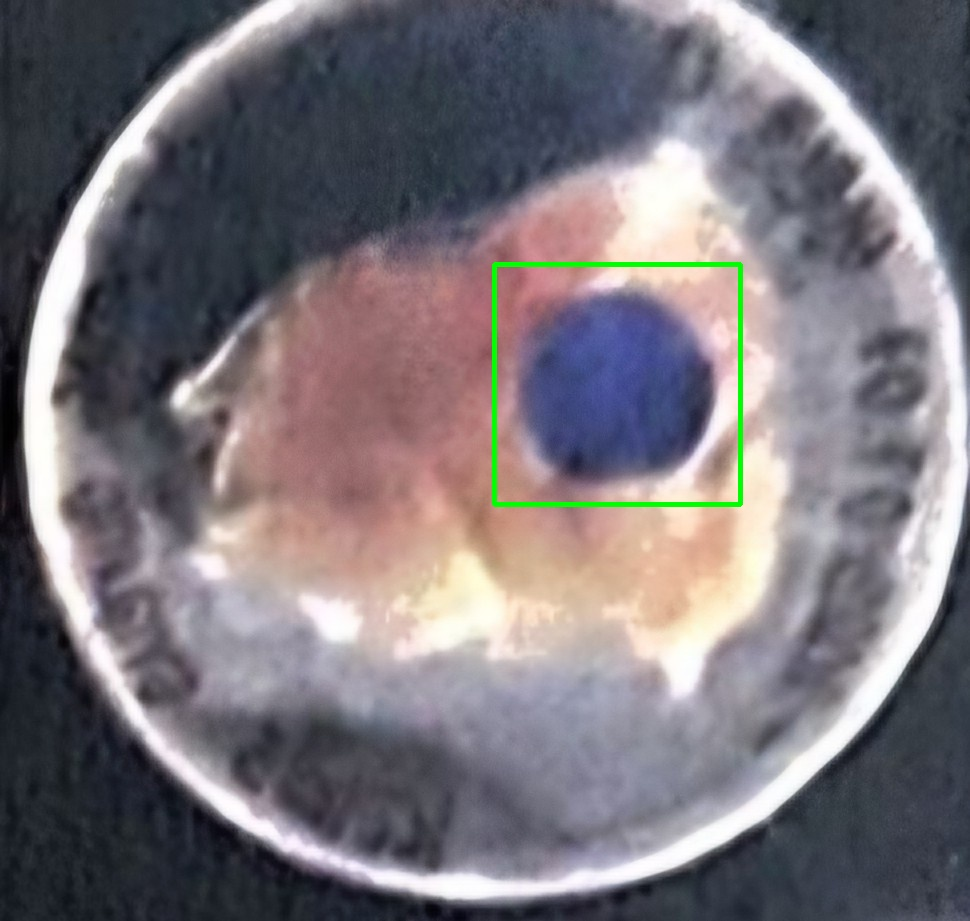
#> input picture backend/analyzed/detection.jpg, 970 x 921 px
$ python -i analyzer.py   (imports and definitions only)
#> lines starting #> are read from the running program, lines starting #| are printed output that depends on the picture; after the words box and inside, x2 and y2 are one past the last pixel; in counts of white or black regions, pixels touching at a corner belong together
import cv2
import numpy as np
import os
import shutil
from datetime import datetime


# =========================================================
# 센서 분석
# =========================================================

def analyze_sensor(image_path):

#> called with image_path = 'analyzed/detection.jpg'
    img = cv2.imread(image_path)
#> img is the input picture: shape (921, 970, 3); mean B, G, R 122.3, 116.2, 121.7

    if img is None:
        return {
            "error": "이미지를 읽을 수 없습니다."
        }

    original = img.copy()

    height, width = img.shape[:2]
#> height = 921; width = 970

    # =====================================================
    # 1. 사진 중앙 영역만 분석
    # =====================================================

    # 외곽의 배경이나 다른 물체가 센서로 검출되는 것을 방지
    margin_x = int(width * 0.20)
#> margin_x = 194
    margin_y = int(height * 0.20)
#> margin_y = 184

    center_area = img[
        margin_y:height - margin_y,
        margin_x:width - margin_x
    ]
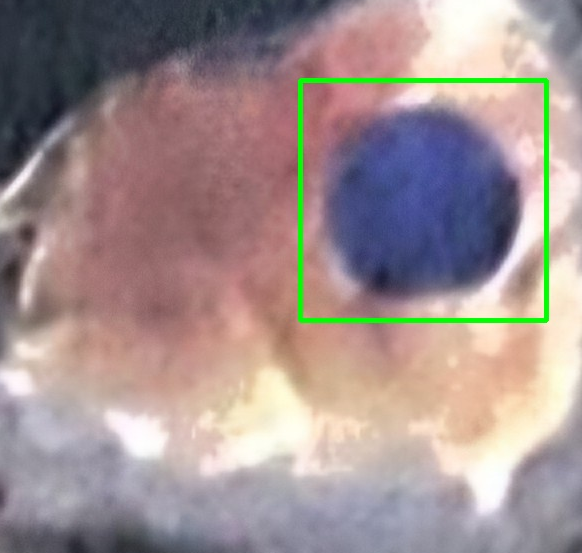
#> center_area: shape (553, 582, 3); mean B, G, R 143.9, 144.3, 161.1

    center_h, center_w = center_area.shape[:2]
#> center_h = 553; center_w = 582

    center_x = center_w // 2
#> center_x = 291
    center_y = center_h // 2
#> center_y = 276


    # =====================================================
    # 2. 중앙 영역에서 센서 후보 찾기
    # =====================================================

    hsv_center = cv2.cvtColor(
        center_area,
        cv2.COLOR_BGR2HSV
    )
#> hsv_center: shape (553, 582, 3); mean H, S, V 86.7, 58.6, 172.5

    gray_center = cv2.cvtColor(
        center_area,
        cv2.COLOR_BGR2GRAY
    )
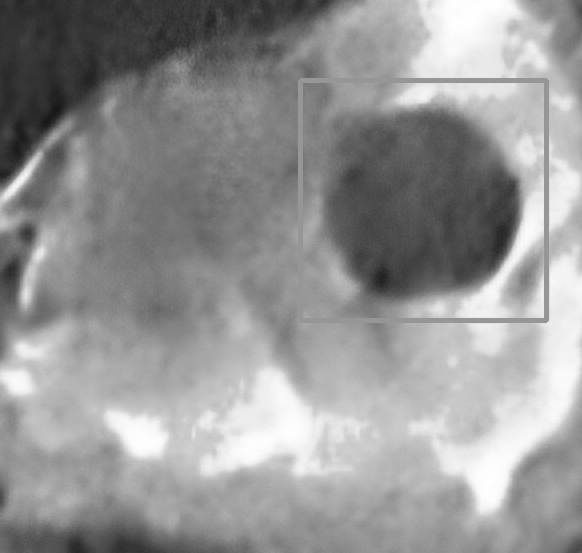
#> gray_center: shape (553, 582); min 22, max 255, mean 149.3

    gray_center = cv2.GaussianBlur(
        gray_center,
        (5, 5),
        0
    )


    # -----------------------------------------------------
    # 중앙에서 색 변화가 있는 영역을 찾기
    # -----------------------------------------------------

    # 파란색 검출
    blue_mask = cv2.inRange(
        hsv_center,
        np.array([90, 25, 30]),
        np.array([140, 255, 255])
    )
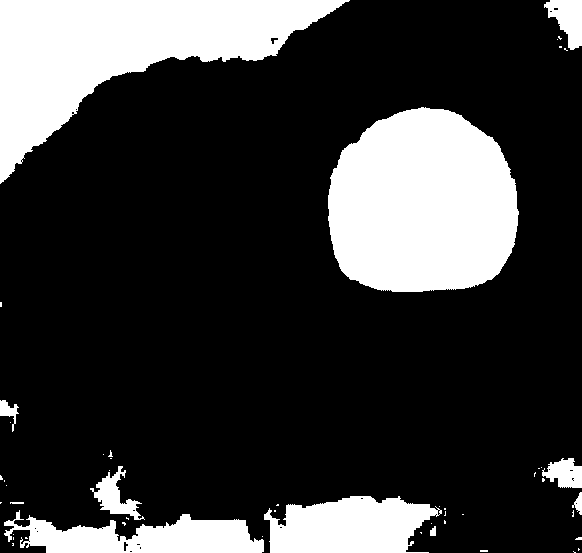
#> blue_mask: shape (553, 582); 22.7% white; 50 white regions (39 under 20 px), largest, box (x1, y1, x2, y2) and area: (328, 107, 519, 292) 28741, (0, 0, 350, 184) 26360, (264, 496, 442, 553) 7556


    # 노이즈 제거
    kernel = np.ones(
        (5, 5),
        np.uint8
    )

    blue_mask = cv2.morphologyEx(
        blue_mask,
        cv2.MORPH_OPEN,
        kernel
    )
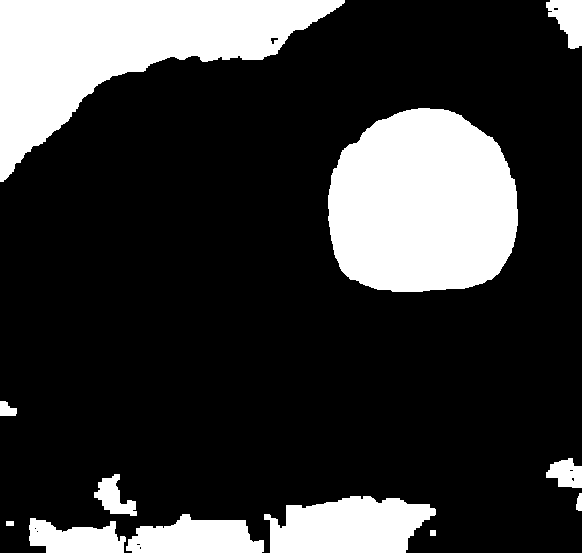
#> blue_mask: shape (553, 582); 22.3% white; 12 white regions, largest, box (x1, y1, x2, y2) and area: (328, 108, 518, 292) 28710, (0, 0, 345, 182) 26298, (264, 496, 436, 553) 7430

    blue_mask = cv2.morphologyEx(
        blue_mask,
        cv2.MORPH_CLOSE,
        kernel
    )
#> blue_mask: shape (553, 582); 22.4% white; 11 white regions


    contours, _ = cv2.findContours(
        blue_mask,
        cv2.RETR_EXTERNAL,
        cv2.CHAIN_APPROX_SIMPLE
    )
#> contours = 11 contours; largest, box (x1, y1, x2, y2) and area: (328, 108, 518, 292) 28420, (0, 0, 345, 182) 25864, (264, 496, 436, 553) 7226, (29, 514, 264, 553) 6007, (546, 0, 582, 49) 1084


    candidate = None


    # =====================================================
    # 3. 중앙에서 검출된 파란 영역 중
    #    중앙에 가까운 영역 선택
    # =====================================================

    if len(contours) > 0:

        best_score = -999999


        for contour in contours:

            area = cv2.contourArea(contour)

            if area < 100:
                continue


            x, y, w, h = cv2.boundingRect(
                contour
            )


            contour_center_x = x + w // 2
            contour_center_y = y + h // 2


            distance = np.sqrt(
                (contour_center_x - center_x) ** 2
                +
                (contour_center_y - center_y) ** 2
            )


            # 중앙에 가까울수록 높은 점수
            center_score = -distance


            # 너무 작은 영역은 제외
            area_score = min(area / 1000, 100)


            score = (
                center_score
                +
                area_score
            )


            if score > best_score:

                best_score = score

                candidate = (
                    x,
                    y,
                    w,
                    h
                )
#> this loop made 11 passes
#> (area, x, y, w, h, contour_center_x, contour_center_y, distance) on pass 9: (28419.5, 328, 108, 190, 184, 423, 200, 152.3)
#> (contour, area) on passes 1 to 2: ([[430, 530], [430, 535], [435, 535], [435, 530]], 25), ([[6, 521], [6, 525], [13, 525], [13, 521]], 28)
#> after the loop, best_score = -123.9


    # =====================================================
    # 4. 센서 영역 결정
    # =====================================================

    if candidate is not None:

        x, y, w, h = candidate
#> x = 328; y = 108; w = 190; h = 184


        # 너무 작은 검출 영역이면 중앙 고정 영역 사용
        if w < center_w * 0.08 or h < center_h * 0.08:

            candidate = None


    # =====================================================
    # 5. 검출 실패 시 중앙 센서 영역 사용
    # =====================================================

    if candidate is None:

        # 센서가 중앙에 있다는 조건을 이용한 안전한 fallback
        roi_size = int(
            min(width, height) * 0.22
        )


        cx = width // 2
        cy = height // 2


        x1 = max(
            0,
            cx - roi_size
        )

        y1 = max(
            0,
            cy - roi_size
        )

        x2 = min(
            width,
            cx + roi_size
        )

        y2 = min(
            height,
            cy + roi_size
        )


        roi = img[
            y1:y2,
            x1:x2
        ]


        # 중앙 영역 표시
        cv2.rectangle(
            original,
            (x1, y1),
            (x2, y2),
            (0, 255, 0),
            4
        )


        detection = (
            "센서 자동 검출 실패 → "
            "중앙 센서 영역을 분석했습니다."
        )


    else:

        x, y, w, h = candidate


        # 중앙 영역 좌표를 전체 사진 좌표로 변환
        x1 = x + margin_x
#> x1 = 522
        y1 = y + margin_y
#> y1 = 292

        x2 = x1 + w
#> x2 = 712
        y2 = y1 + h
#> y2 = 476


        # 센서 주변을 조금 확장
        padding = int(
            max(w, h) * 0.15
        )
#> padding = 28


        x1 = max(
            0,
            x1 - padding
        )
#> x1 = 494

        y1 = max(
            0,
            y1 - padding
        )
#> y1 = 264

        x2 = min(
            width,
            x2 + padding
        )
#> x2 = 740

        y2 = min(
            height,
            y2 + padding
        )
#> y2 = 504


        roi = img[
            y1:y2,
            x1:x2
        ]
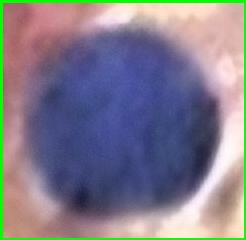
#> roi: shape (240, 246, 3); mean B, G, R 139.1, 124.8, 129.7


        # 검출된 센서 영역 표시
        cv2.rectangle(
            original,
            (x1, y1),
            (x2, y2),
            (0, 255, 0),
            4
        )
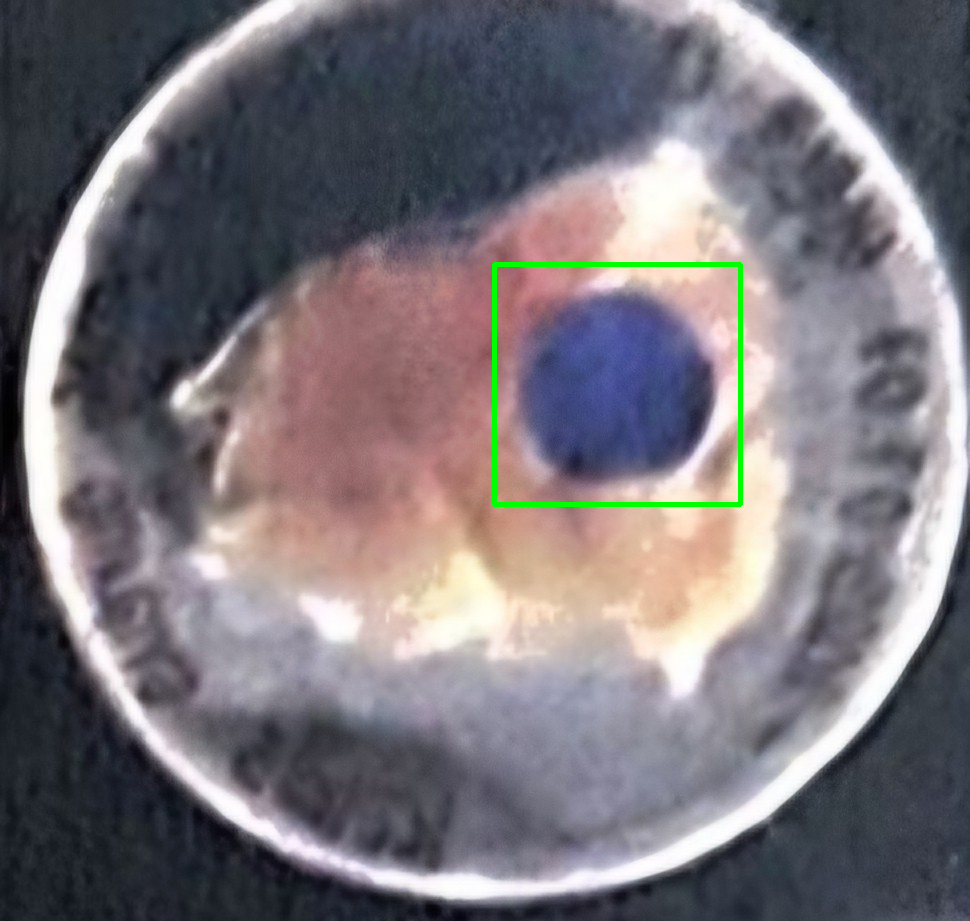
#> original: shape (921, 970, 3); 0.5% of pixels changed, all inside (x1, y1, x2, y2) = (492, 262, 743, 507)


        detection = (
            "중앙 영역에서 "
            "센서 후보를 자동 검출했습니다."
        )


    # =====================================================
    # 6. 분석 폴더 생성
    # =====================================================

    os.makedirs(
        "analyzed",
        exist_ok=True
    )


    cv2.imwrite(
        "analyzed/detection.jpg",
        original
    )


    cv2.imwrite(
        "analyzed/roi.jpg",
        roi
    )


    # =====================================================
    # 7. RGB 분석
    # =====================================================

    rgb = cv2.cvtColor(
        roi,
        cv2.COLOR_BGR2RGB
    )


    R, G, B = cv2.mean(rgb)[:3]
#> R = 129.7; G = 124.8; B = 139.1


    # =====================================================
    # 8. HSV 분석
    # =====================================================

    hsv = cv2.cvtColor(
        roi,
        cv2.COLOR_BGR2HSV
    )
#> hsv: shape (240, 246, 3); mean H, S, V 104.3, 89.2, 165.1


    H, S, V = cv2.mean(hsv)[:3]
#> H = 104.3; S = 89.23; V = 165.1


    # =====================================================
    # 9. Blue Ratio
    # =====================================================

    blue_mask_roi = cv2.inRange(
        hsv,
        np.array([90, 50, 40]),
        np.array([140, 255, 255])
    )
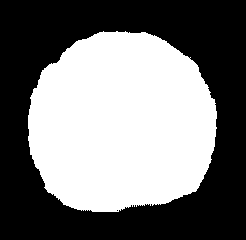
#> blue_mask_roi: shape (240, 246); 46.7% white; 1 white region, box (x1, y1, x2, y2) and area: (28, 31, 217, 212) 27573


    blue_ratio = (
        np.sum(blue_mask_roi > 0)
        /
        blue_mask_roi.size
    ) * 100
#> blue_ratio = 46.7


    blue_ratio = min(
        100,
        max(
            0,
            blue_ratio
        )
    )


    # =====================================================
    # 10. 등급 판정
    # =====================================================

    if blue_ratio < 10:

        grade = "A+"
        state = "초기 상태"


    elif blue_ratio < 25:

        grade = "A"
        state = "신선"


    elif blue_ratio < 45:

        grade = "B+"
        state = "변화 감지"


    elif blue_ratio < 65:

        grade = "B"
        state = "품질 저하"


    elif blue_ratio < 85:

        grade = "C"
        state = "부패 진행"


    else:

        grade = "D"
        state = "섭취 주의"


    score = max(
        0,
        round(100 - blue_ratio)
    )
#> score = 53


    # =====================================================
    # 11. 결과 반환
    # =====================================================

    return {

        "grade": grade,

        "score": score,

        "freshness": state,

        "sensor_detection": detection,

        "sensor_color": {

            "R": round(R),

            "G": round(G),

            "B": round(B)

        },

        "hsv": {

            "H": round(H),

            "S": round(S),

            "V": round(V)

        },

        "blue_ratio": round(
            blue_ratio,
            2
        ),

        "analysis": (
            f"{detection} "
            f"센서의 청색화 정도는 "
            f"{blue_ratio:.2f}%입니다."
        )

    }


# =========================================================
# CNN 학습용 데이터 저장
# =========================================================

def save_dataset(
    image_path,
    grade
):

    folder = os.path.join(
        "dataset",
        grade
    )


    os.makedirs(
        folder,
        exist_ok=True
    )


    filename = (
        datetime.now()
        .strftime("%Y%m%d_%H%M%S_%f")
        + ".jpg"
    )


    save_path = os.path.join(
        folder,
        filename
    )


    shutil.copy(
        image_path,
        save_path
    )


    return save_path

>>> result = analyze_sensor('analyzed/detection.jpg')
#> result = 8 items
